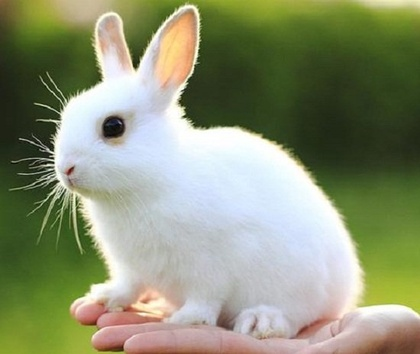
%> input picture 11.jpeg, 420 x 354 px, shrunk from 550 x 464 before the run
$ octave UmbralOptimo.m   (GNU Octave 9; MATLAB toolbox functions it lacks are replaced by stand-ins)
%> lines starting %> are read from the running program, lines starting %| are printed output that depends on the picture; in (x1, y1, x2, y2) boxes, pixels count from 0 and x2, y2 are one past the last pixel; in counts of white or black regions, pixels touching at a corner belong together; the program's own positions count from 1
### color2gris.m
function [gris] = color2gris(color)
color=double(color);
[f,c,capas]=size(color);
    if capas==3
            for i=1:f
                for j=1:c
                    R=color(i,j,1);
                    G=color(i,j,2);
                    B=color(i,j,3);
                    gris(i,j)=0.299*R+0.587*G+0.114*B;
                end
            end
    else
        disp('la imagen ya está en escala de grises');
        gris=color;
     end
end

### histogramaimagen.m
function [f,mn,p] = histogramaimagen(matriz)
[a,b]=size(matriz);
mn=a*b;
f=zeros(1,256);
grises=[1:256];
for k=1:256
    coin=find(floor(matriz)==k-1);
    f(k)=length(coin);
end

p=f/mn;
bar(grises,f)
end

### UmbralOptimo.m
nombre=input('Ingrese el nombre de la imagen: ','s');
%> the answer given: 11.jpeg
imagen=imread(nombre);
%> imagen is the input picture: size 354x420x3 uint8; mean R, G, B 139.4, 146.5, 116.6
gris=color2gris(imagen);
%> after the loop in color2gris, `for i=1:f`:
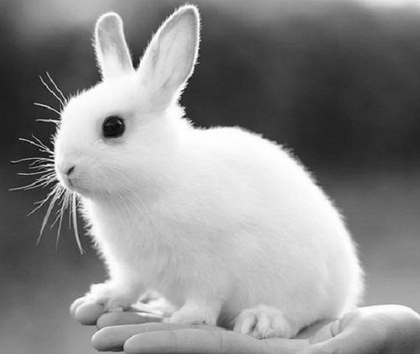
%> gris: size 354x420 double; min 7.08, max 255, mean 141
imshow(gris/255)
[a,b]=size(gris);
%> a = 354; b = 420
umbral=zeros(a,b);
%funcion propia de hitograma
[f,mn,p] = histogramaimagen(gris);
%> the loop in histogramaimagen, `for k=1:256` made 256 passes
%> coin on passes 8 to 10: [14678; 16094], [15032; 39076], [10055; 18209]
%> after the loop in histogramaimagen, `for k=1:256`: f = 256 values, max 1446 at index 48, min 0 at index 1, mean 580.8
%> in histogramaimagen, `p=f/mn;`: p = 256 values, max 0.00973 at index 48, min 0 at index 1, mean 0.00391
%> in histogramaimagen, `bar(grises,f)`:
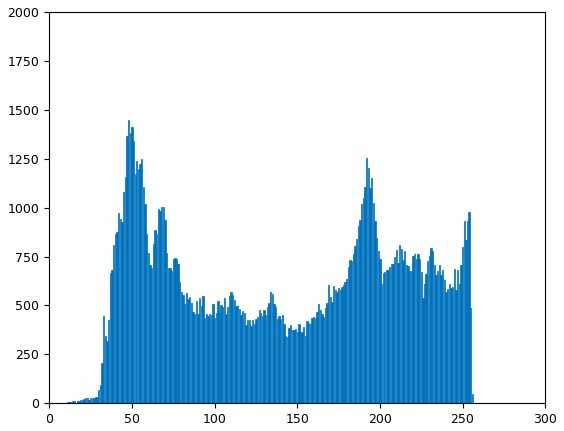
%> figure redrawn from the program's plot data; tallest bar 1446 high, from x = 47.6 to 48.4
%> mn = 148680

m0=p(1);
%> m0 = 0
num=linspace(1,255,255);
num=num.*p(2:256);
%> num = 255 values, max 1.66 at index 253, min 0 at index 1, mean 0.551
num=sum(num);
%> num = 140.5
mt=m0+num;
%> mt = 140.5

w1=zeros(1,254);
w2=zeros(1,254);
mi=zeros(1,254);
m1=zeros(1,254);
m2=zeros(1,254);
sigma=zeros(1,254);

for i=1:254
    j=linspace(1,i,i);
    w1(i)=sum(p(1:i+1));
    w2(i)=1-w1(i);
    suma=j.*p(2:i+1);
    suma=sum(suma);
    mi(i)=m0+suma;
    m1(i)=mi(i)/w1(i);
    m2(i)=(mt-mi(i))/w2(i);
    sigma(i)=w1(i)*(m1(i)-mt)^2+w2(i)*(m2(i)-mt)^2;
end
%> this loop made 254 passes
%> suma on passes 1 to 3: 0, 0, 0
%> after the loop, m2 = 254 values from 140.5 to 255; mi = 254 values from 0 to 140.4; w1 = 254 values from 0 to 1; w2 = 254 values, max 1 at index 1, min 0.000316 at index 254, mean 0.549

[varianza,T]=max(sigma);
%> varianza = 3940.6; T = 138
for i=1:a
    for j=1:b
        if gris(i,j)<=T
           umbral(i,j)=255;
        else
           umbral(i,j)=0;
        end
    end

end
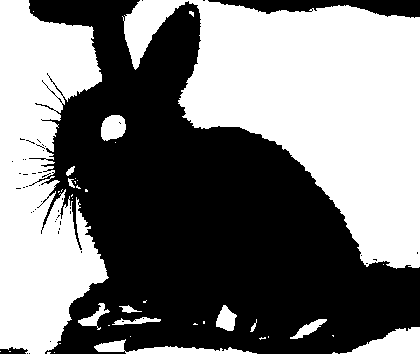
%> umbral: size 354x420 double; 48.3% white; 40 white regions (27 under 20 px), largest, box (x1, y1, x2, y2) and area: (122, 0, 420, 269) 42407, (0, 0, 109, 354) 25360, (340, 327, 420, 354) 1229

str=sprintf('Imagen con umbral %d',T);
%> str = 'Imagen con umbral 138'
subplot(2,1,1),imshow(umbral/255), title(str)
subplot(2,1,2),[f,mn,p] = histogramaimagen(gris);
%> the loop in histogramaimagen (call 2), `for k=1:256` made 256 passes
hold on
subplot(2,1,2),bar(T,a*b)
%> after `bar(T,a*b)`:
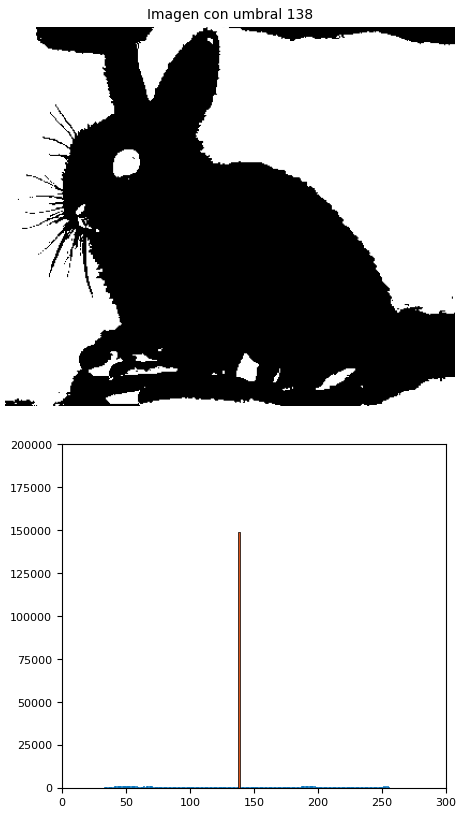
%> figure redrawn from the program's plot data, 2 panels

$ run again, on 10.png
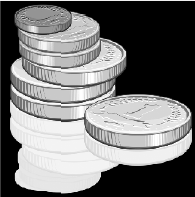
%> input picture 10.png, 195 x 197 px
%> imagen is the input picture: size 197x195x3 uint8; min 0, max 255, mean 117.8
%> the loop in histogramaimagen, `for k=1:256` made 256 passes
%> coin on passes 7, 8, 10: [2783; 5522; 20857; 23932], [6692; 23323; 23912; 24988; 30433; 36598], [2087; 2772; 5509; 9264]
%> after the loop in histogramaimagen, `for k=1:256`: f = 256 values, max 15120 at index 1, min 0 at index 3, mean 150.1
%> in histogramaimagen, `p=f/mn;`: p = 256 values, max 0.394 at index 1, min 0 at index 3, mean 0.00391
%> `[f,mn,p] = histogramaimagen(gris);`: mn = 38415
%> m0 = 0.394
%> `num=num.*p(2:256);`: num = 255 values, max 15.19 at index 243, min 0 at index 2, mean 0.461
%> `num=sum(num);`: num = 117.6
%> mt = 118
%> the loop `for i=1:254` made 254 passes
%> suma on passes 1 to 3: 0.000312, 0.000312, 0.0018
%> after the loop `for i=1:254`: m1 = 254 values from 1 to 117.4; m2 = 254 values from 194 to 255; mi = 254 values from 0.394 to 116.9; sigma = 254 values, max 9533 at index 106, min 78.01 at index 253, mean 7943.5; w1 = 254 values from 0.394 to 0.996; w2 = 254 values, max 0.606 at index 1, min 0.00414 at index 253, mean 0.461
%> varianza = 9533; T = 106
%> after the loop `for i=1:a`:
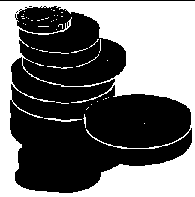
%> umbral: size 197x195 double; 44% white; 46 white regions (39 under 20 px), largest, box (x1, y1, x2, y2) and area: (0, 1, 195, 197) 16580, (44, 118, 82, 122) 69, (47, 66, 73, 69) 33
%> str = 'Imagen con umbral 106'
%> the loop in histogramaimagen (call 2), `for k=1:256` made 256 passes
%> `bar(T,a*b)`:
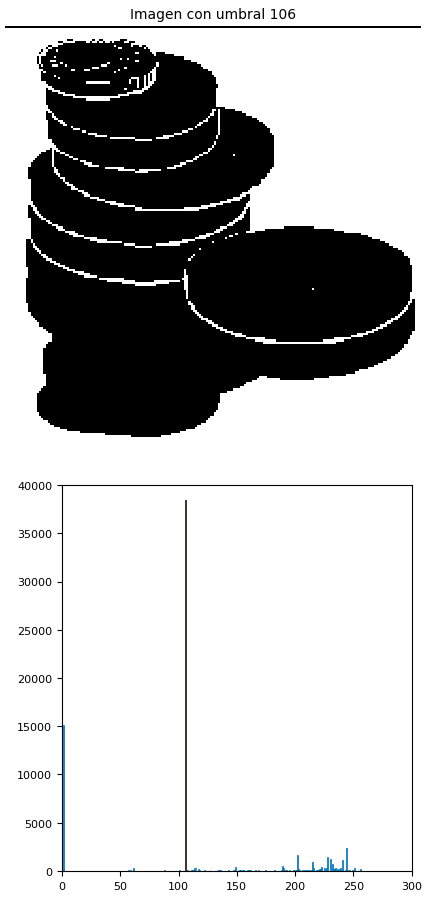
%> figure redrawn from the program's plot data, 2 panels
